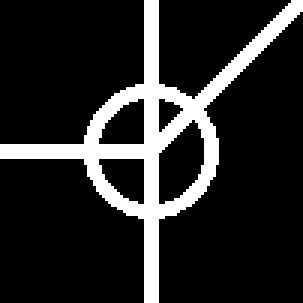
#> input picture examples/prototype4.png, 101 x 101 px (shown 3 times larger)
$ python cosfire_test.py
#> lines starting #> are read from the running program, lines starting #| are printed output that depends on the picture; after the words box and inside, x2 and y2 are one past the last pixel; in counts of white or black regions, pixels touching at a corner belong together; long printed decimals are rounded
### cosfire/base.py
from sklearn.base import BaseEstimator, TransformerMixin
import math as m
import cv2
import scipy.signal as signal

class FunctionFilter(BaseEstimator, TransformerMixin):
    """
    A wrapper for filters already available in common image libraries. The signature of those functions must start with
    the image parameter though for this class to be the suitable one.
    Parameters:
    -----------
        filter_function: function
        The filter function wrapped into this class, like gabor, gaussian, etc.
        pargs: Variable length positional parameters
        kwarg: Variable lenght keyword parameters
    """
    def __init__(self, filter_function, *pargs, **kwargs):
        self.filter_function = filter_function
        self.pargs = pargs
        self.kwargs = kwargs

    # [6 lines left out: function fit, not called in this run]

    def transform(self, image):
        """
        Transform the input image by applying the filter function provided in the constructor.

        Parameters:
        -----------
            image: image
        """
        return self.filter_function(image, *self.pargs, **self.kwargs)

    def Guassian(sigma):
        kernel = cv2.getGaussianKernel(m.ceil(sigma*3)*2 + 1, sigma)
        return FunctionFilter(_sepFilter2D, kernel)

    # [14 lines left out: functions DoG, Gabor, not called in this run]

# Executes a 2D convolution by using a 1D kernel twice
def _sepFilter2D(image, kernel):
    return cv2.sepFilter2D(image, -1, kernel, kernel)

# Executes a 2D convolution by using a 2D kernel
def _Filter2D(image, kernel):
    return signal.convolve(image, kernel, mode='same')

def normalize(image):
    image -= image.min()
    return image/image.max()

### cosfire/filters.py
from sklearn.base import BaseEstimator, TransformerMixin
import math as m
import cv2
import scipy.signal as signal
from .base import FunctionFilter
import numpy as np

class GaussianFilter(FunctionFilter):
    def __init__(self, sigma):
        kernel = cv2.getGaussianKernel(sigma2sz(sigma), sigma)
        super().__init__(_sepFilter2D, kernel)

class DoGFilter(FunctionFilter):
    def __init__(self, sigma, onoff, sigmaRatio=0.5):
        sz = sigma2sz(sigma)
        kernel1 = np.outer(cv2.getGaussianKernel(sz, sigma),cv2.getGaussianKernel(sz, sigma))
        kernel2 = np.outer(cv2.getGaussianKernel(sz, sigma*sigmaRatio),cv2.getGaussianKernel(sz, sigma*sigmaRatio))
        if (onoff):
            kernel = kernel2 - kernel1
        else:
            kernel = kernel1 - kernel2
        super().__init__(_Filter2D, kernel)

class GaborFilter(FunctionFilter):
    # [4 lines left out: function __init__, not called in this run]

# Executes a 2D convolution by using a 1D kernel twice
def _sepFilter2D(image, kernel):
    return cv2.sepFilter2D(image, -1, kernel, kernel)

# Executes a 2D convolution by using a 2D kernel
def _Filter2D(image, kernel):
    return signal.convolve(image, kernel, mode='same')

def sigma2sz(sigma):
    return m.ceil(sigma*3)*2 + 1; # Guaranteed to be odd

### cosfire/functions.py
from sklearn.base import BaseEstimator, TransformerMixin
from .base import FunctionFilter

class CircularPeaksFunction(FunctionFilter):
    def __init__(self):
        super().__init__(_circularPeaks)

class NormalizeFunction(FunctionFilter):
    def __init__(self):
        super().__init__(_normalize)

# Function to find maxima in a circular array
# Returns: array of indices
def _circularPeaks(array):
    n = len(array)
    up = array[0] > array[n-1]
    maxima = []
    for i, val in enumerate(array):
        #i = i[0]
        added = False
        if i == n-1:
            if up and array[0] < val:
                maxima.append(i)
                added = True
        else:
            if up and (array[i+1] < val):
                maxima.append(i)
                added = True
                up = not up
            elif not up and (array[i+1] > val):
                up = not up
    return maxima

def _normalize(image):
    image -= image.min()
    return image/image.max()

### examples/cosfire_test.py
from PIL import Image
from peakutils.peak import indexes
import matplotlib.pyplot as plt
import cosfire
import numpy as np
import math as m
import time

proto = np.asarray(Image.open('prototype4.png').convert('L'), dtype=np.float64)
#> proto: shape (101, 101) float64; 15.6% white; 1 white region, box (x1, y1, x2, y2) and area: (0, 0, 101, 101) 1589

sigma = 2.6
filt = cosfire.DoGFilter(sigma,1)
protoDoG = filt.transform(proto)
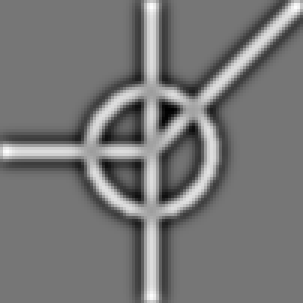
#> protoDoG: shape (101, 101) float64 (shown 3 times larger); min -83.56, max 95.96, mean 0.3; drawn with min black and max white

# Suppress
maxVal = protoDoG.max()
#> maxVal = 95.96
for (x,y), value in np.ndenumerate(protoDoG):
	protoDoG[x,y] = 0 if value < 0.25*maxVal else value;
#> this loop made 10201 passes
#> value on passes 1 to 3: -3.03e-15, -2.02e-15, -4.04e-15
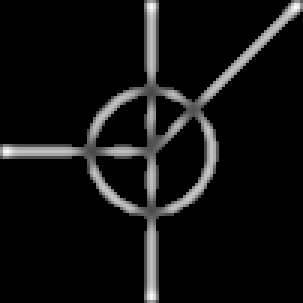
#> protoDoG: shape (101, 101) float64 (shown 3 times larger); min 0, max 95.96, mean 6.6; drawn with min black and max white

# Find tuples
rhoList = [0,20,40]
(cx, cy) = (50,50)
tuples = []
tupleCoords = []
precision = 16
peakFunction = cosfire.CircularPeaksFunction()
for rho in rhoList:
	if rho == 0:
		if protoDoG[cy,cx] > 0:
			tuples.append((sigma, rho, 0))
			tupleCoords.append((cy, cx));
	elif rho > 0:
		# Compute points (amount=precision) on the circle of radius rho with center point (cx,cy)
		coords = [ ( cy+int(round(rho*m.sin(phi))) , cx+int(round(rho*m.cos(phi))) )
					for phi in
						[i*m.pi/precision*2 for i in range(0,precision)]
				 ]
		vals = [protoDoG[coord] for coord in coords]

		# Find peaks in circle
		maxima = peakFunction.transform(vals)
		tuples.extend([ (sigma, rho, i*m.pi/precision*2) for i in maxima])
		tupleCoords.extend([ coords[i] for i in maxima])
#> this loop made 3 passes
#> maxima on passes 2 to 3: [0, 2, 6, 10, 13], [4, 8, 12, 14]
#> after the loop, tupleCoords = [(50, 50), (50, 70), (64, 64), (64, 36), (36, 36), (32, 58), (90, 50), (50, 10), (10, 50), (22, 78)]; tuples = [(2.6, 0, 0), (2.6, 20, 0), (2.6, 20, 0.785), (2.6, 20, 2.36), (2.6, 20, 3.93), (2.6, 20, 5.11), (2.6, 40, 1.57), (2.6, 40, 3.14), (2.6, 40, 4.71), (2.6, 40, 5.5)]

print("Tuples:")
for tupl in tuples:
	print(tupl)
#> this loop made 10 passes
#| (2.6, 0, 0)
#| (2.6, 20, 0.0)
#| (2.6, 20, 0.7854)
#| (2.6, 20, 2.356)
#| (2.6, 20, 3.927)
#| (2.6, 20, 5.105)
#| (2.6, 40, 1.571)
#| (2.6, 40, 3.142)
#> (further printed lines are left out)

# Draw image
plt.imshow(protoDoG, cmap='gray')
tupleCoords = np.asarray(tupleCoords)
#> tupleCoords = [[50, 50], [50, 70], [64, 64], [64, 36], [36, 36], [32, 58], [90, 50], [50, 10], [10, 50], [22, 78]]
plt.plot(tupleCoords[:,1], tupleCoords[:,0],"xr")
plt.show()
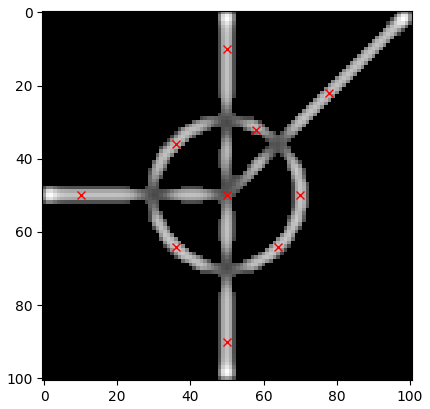
#> figure drawn by matplotlib, 1 panel
